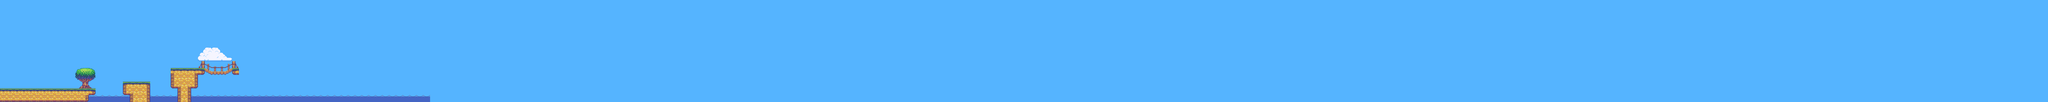

Rendered tile map (Tiled .tmx) drawn with the repository's tilesets; below, a short description and the map source with its tile grids summarised:
An orthogonal 300x15 tile map with 32x32 px tiles, 2 tile layers (bg, fg) and 6 objects.

<map version="1.0" orientation="orthogonal" width="300" height="15" tilewidth="32" tileheight="32">
 <tileset firstgid="1" name="generic_platformer_tiles" tilewidth="32" tileheight="32">
  <image source="generic_platformer_tiles.png" width="1024" height="768" />
 </tileset>
 <layer name="bg" width="300" height="15">
  <data>[4500 cells, 4500 non-empty, 10 distinct tile ids]</data>
 </layer>
 <layer name="fg" width="300" height="15">
  <data>[4500 cells, 121 non-empty, 54 distinct tile ids]</data>
 </layer>
 <objectgroup name="TMXObjects" width="300" height="15">
  <object x="0" y="416" width="416" height="64" />
  <object x="416" y="416" width="32" height="32" />
  <object x="576" y="384" width="128" height="64" />
  <object x="608" y="448" width="96" height="32" />
  <object x="800" y="320" width="128" height="96" />
  <object x="832" y="416" width="64" height="64" />
 </objectgroup>
</map>
